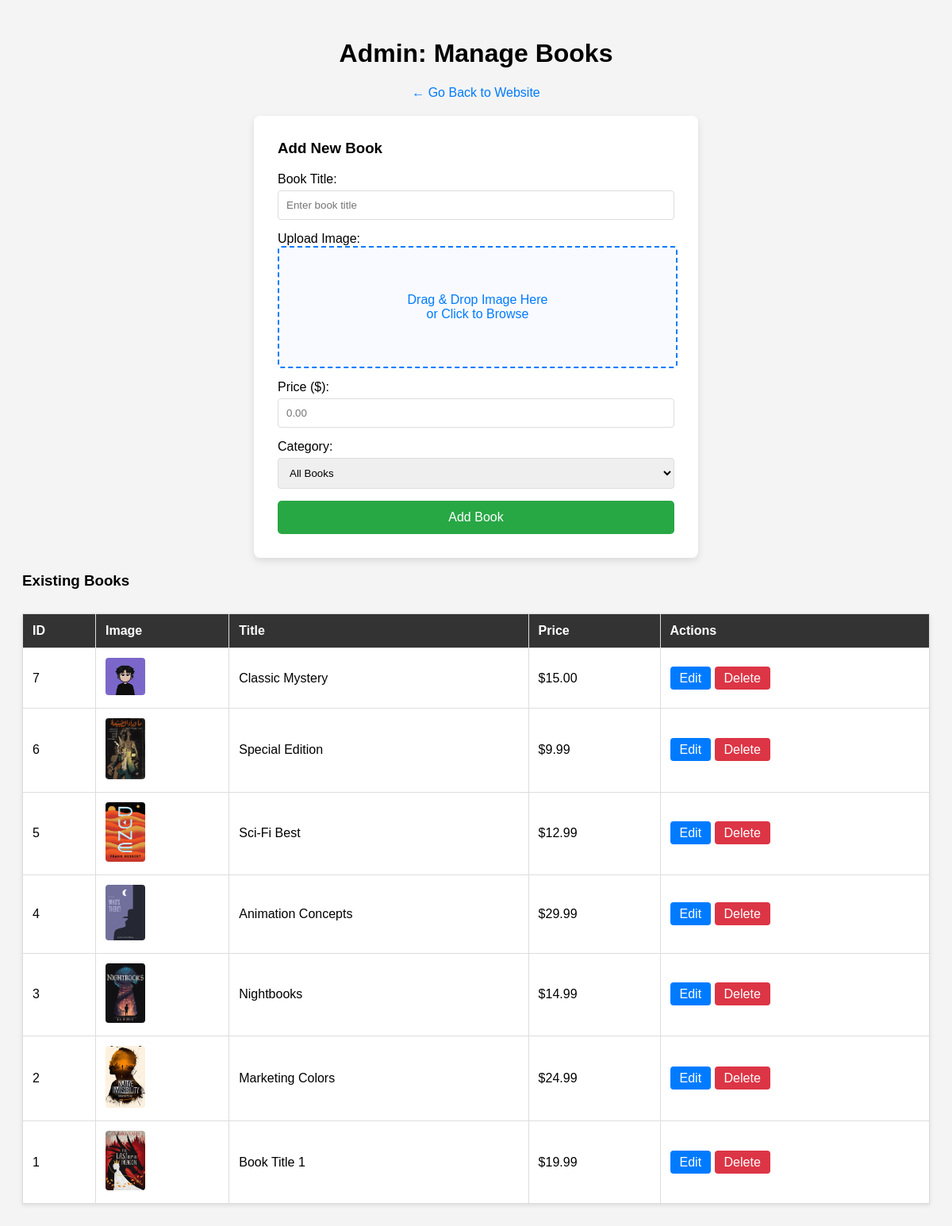
The app's page /admin/manage_books.php with its own data.
### tables this page shows
CREATE TABLE products (
    id INT AUTO_INCREMENT PRIMARY KEY,
    title VARCHAR(255) NOT NULL,
    author VARCHAR(255) NOT NULL,
    image VARCHAR(255) NOT NULL,
    price DECIMAL(10, 2) NOT NULL DEFAULT 0.00,
    category VARCHAR(100) DEFAULT 'General',
    description TEXT,
    created_at TIMESTAMP DEFAULT CURRENT_TIMESTAMP
);

### admin/manage_books.php (the view, shortened to what this page needs)
<?php
$conn = new mysqli("localhost", "root", "", "bookstore_db");
?>
<!DOCTYPE html>
<html lang="en">
<head>
</head>
<body>
    <h1 style="text-align:center;">Admin: Manage Books</h1>
    <div style="text-align:center; margin-bottom: 20px;">
        <a href="../main page/main_page.php" style="text-decoration:none; color:#007bff;">&larr; Go Back to Website</a>
    </div>
    <div class="form-container">
        <h3 style="margin-top:0;">Add New Book</h3>
        <form method="POST" enctype="multipart/form-data">
            <label>Book Title:</label>
            <input type="text" name="title" required placeholder="Enter book title">
            <label>Upload Image:</label>
            <div class="drop-zone" id="dropZone">
                <p>Drag & Drop Image Here<br>or Click to Browse</p>
            </div>
            <label>Price ($):</label>
            <input type="number" step="0.01" name="price" required placeholder="0.00">
            <label>Category:</label>
            <select name="category">
                <option value="All Books">All Books</option>
            </select>
            <button type="submit" name="add_book">Add Book</button>
        </form>
    </div>
    <h3>Existing Books</h3>
    <table>
        <thead>
            <tr>
                <th>ID</th>
                <th>Image</th>
                <th>Title</th>
                <th>Price</th>
                <th>Actions</th>
            </tr>
        </thead>
        <tbody>
            <?php
            $result = $conn->query("SELECT * FROM products ORDER BY id DESC");
            while ($row = $result->fetch_assoc()) {
                echo "<tr>";
                echo "<td>" . $row['id'] . "</td>";
                echo "<td><img src='../main_page/" . htmlspecialchars($row['image']) . "' width='50' style='border-radius:4px;'></td>";
                echo "<td>" . htmlspecialchars($row['title']) . "</td>";
                echo "<td>$" . htmlspecialchars($row['price']) . "</td>";
                echo "<td>
                        <a href='edit_book.php?id=" . $row['id'] . "' class='btn-edit'>Edit</a>
                        <a href='manage_books.php?delete_id=" . $row['id'] . "' class='btn-delete' onclick='return confirm(\"Are you sure?\")'>Delete</a>
                      </td>";
                echo "</tr>";
            }
            ?>
        </tbody>
    </table>
</body>
</html>

### admin/manage_books.php (style rules this page uses)
body { font-family: sans-serif; padding: 20px; background-color: #f4f4f4; }
.form-container { background: white; padding: 30px; border-radius: 8px; box-shadow: 0 4px 10px rgba(0,0,0,0.1); max-width: 500px; margin: 0 auto; }
input[type="text"], input[type="number"], select { width: 100%; padding: 10px; margin: 5px 0 15px 0; border: 1px solid #ddd; border-radius: 4px; box-sizing: border-box; }
button { background: #28a745; color: white; padding: 12px; border: none; cursor: pointer; width: 100%; border-radius: 5px; font-size: 16px; }
.drop-zone { width: 100%; height: 150px; border: 2px dashed #007bff; border-radius: 5px; display: flex; align-items: center; justify-content: center; text-align: center; color: #007bff; margin-bottom: 15px; cursor: pointer; background-color: #f8faff; transition: 0.3s; position: relative; }
.drop-zone p { pointer-events: none; margin: 0; padding: 10px; }
table { width: 100%; border-collapse: collapse; margin-top: 30px; background: white; box-shadow: 0 2px 5px rgba(0,0,0,0.1); }
th, td { border: 1px solid #ddd; padding: 12px; text-align: left; }
th { background-color: #333; color: white; }
.btn-delete { background: #dc3545; color: white; padding: 6px 12px; text-decoration: none; border-radius: 4px; }
.btn-edit { background: #007bff; color: white; padding: 6px 12px; text-decoration: none; border-radius: 4px; }

### records on screen
products: id "7", image (picture), title "Classic Mystery", price "15.00"
products: id "6", image (picture), title "Special Edition", price "9.99"
products: id "5", image (picture), title "Sci-Fi Best", price "12.99"
products: id "4", image (picture), title "Animation Concepts", price "29.99"
products: id "3", image (picture), title "Nightbooks", price "14.99"
products: id "2", image (picture), title "Marketing Colors", price "24.99"
products: id "1", image (picture), title "Book Title 1", price "19.99"
